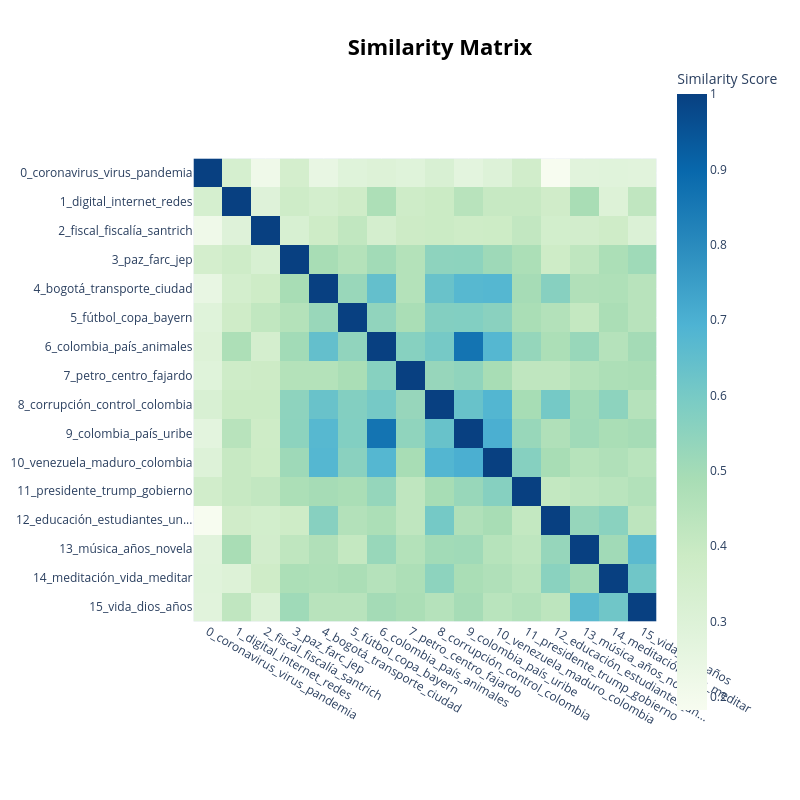

The code cell stored with this chart in its notebook:
### Code cell
fig = topic_model.visualize_heatmap()
fig.show()

### Figure 1 — Plotly figure (JSON) as saved in the notebook; plotly's stock layout.template omitted (floating-point values rounded to 4 significant figures; data arrays with more than 128 entries replaced by an {"elided": "..."} marker saying what was removed)
{"data": [{"coloraxis": "coloraxis", "hovertemplate": "x: %{x}<br>y: %{y}<br>Similarity Score: %{z}<extra></extra>", "name": "0", "type": "heatmap", "x": ["0_coronavirus_virus_pandemia", "1_digital_internet_redes", "2_fiscal_fiscalía_santrich", "3_paz_farc_jep", "4_bogotá_transporte_ciudad", "5_fútbol_copa_bayern", "6_colombia_país_animales", "7_petro_centro_fajardo", "8_corrupción_control_colombia", "9_colombia_país_uribe", "10_venezuela_maduro_colombia", "11_presidente_trump_gobierno", "12_educación_estudiantes_un...", "13_música_años_novela", "14_meditación_vida_meditar", "15_vida_dios_años"], "xaxis": "x", "y": ["0_coronavirus_virus_pandemia", "1_digital_internet_redes", "2_fiscal_fiscalía_santrich", "3_paz_farc_jep", "4_bogotá_transporte_ciudad", "5_fútbol_copa_bayern", "6_colombia_país_animales", "7_petro_centro_fajardo", "8_corrupción_control_colombia", "9_colombia_país_uribe", "10_venezuela_maduro_colombia", "11_presidente_trump_gobierno", "12_educación_estudiantes_un...", "13_música_años_novela", "14_meditación_vida_meditar", "15_vida_dios_años"], "yaxis": "y", "z": {"elided": "16x16 float values"}}], "layout": {"coloraxis": {"colorbar": {"title": {"text": "Similarity Score"}}, "colorscale": [[0, "rgb(247,252,240)"], [0.125, "rgb(224,243,219)"], [0.25, "rgb(204,235,197)"], [0.375, "rgb(168,221,181)"], [0.5, "rgb(123,204,196)"], [0.625, "rgb(78,179,211)"], [0.75, "rgb(43,140,190)"], [0.875, "rgb(8,104,172)"], [1, "rgb(8,64,129)"]]}, "height": 800, "hoverlabel": {"bgcolor": "white", "font": {"family": "Rockwell", "size": 16}}, "legend": {"title": {"text": "Trend"}}, "margin": {"t": 60}, "showlegend": true, "title": {"font": {"color": "Black", "size": 22}, "text": "<b>Similarity Matrix</b>", "x": 0.55, "xanchor": "center", "y": 0.95, "yanchor": "top"}, "width": 800, "xaxis": {"anchor": "y", "constrain": "domain", "domain": [0, 1], "scaleanchor": "y"}, "yaxis": {"anchor": "x", "autorange": "reversed", "constrain": "domain", "domain": [0, 1]}}}
